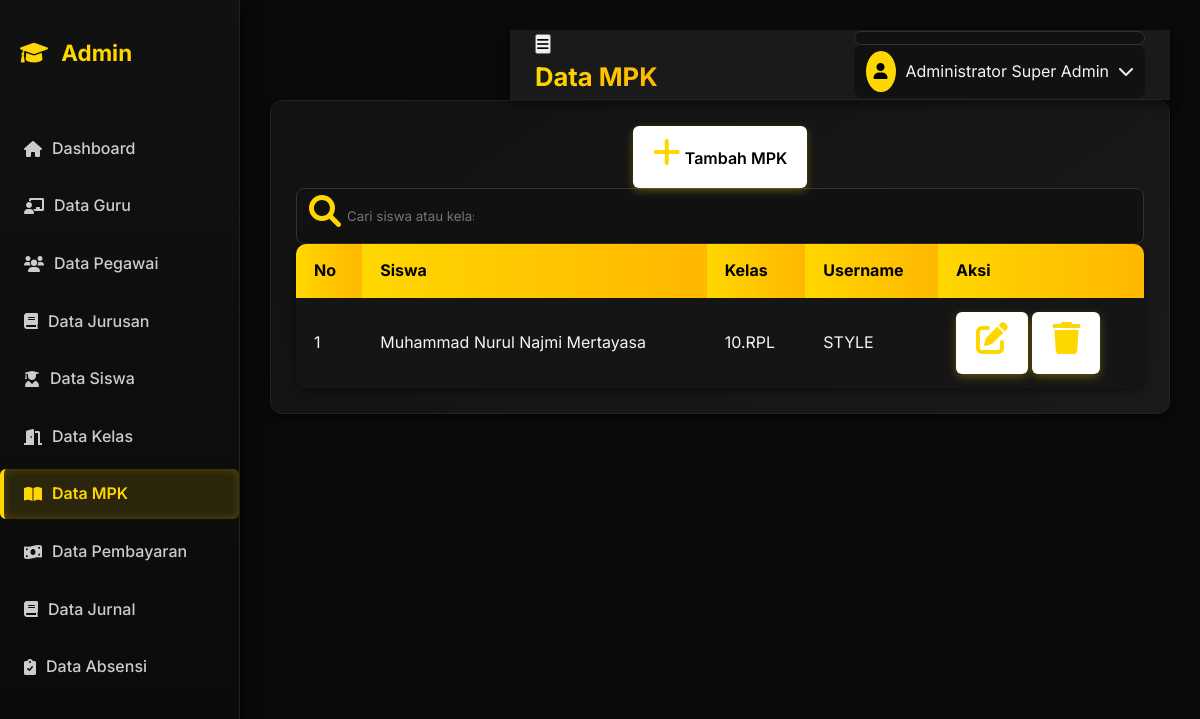
The app's page /Admin/index.php?page=mpk with its own data.
### tables this page shows
CREATE TABLE `mpk` (
  `id_mpk` int NOT NULL,
  `id_siswa` int NOT NULL,
  `id_kelas` int NOT NULL,
  `username` varchar(20) NOT NULL,
  `password` varchar(255) NOT NULL
);

CREATE TABLE `siswa` (
  `id_siswa` int NOT NULL,
  `nama_siswa` varchar(100) NOT NULL,
  `no_absen` int NOT NULL,
  `tgl_lahir` date NOT NULL,
  `alamat` text NOT NULL,
  `telepon` varchar(15) NOT NULL,
  `nis` int NOT NULL,
  `id_kelas` int NOT NULL
);

CREATE TABLE `kelas` (
  `id_kelas` int NOT NULL,
  `nama_kelas` varchar(100) NOT NULL,
  `id_guru` int NOT NULL,
  `id_jurusan` int NOT NULL
);

### Admin/mpk.php (the view, shortened to what this page needs)
<?php
include "koneksi.php";
$cari = "";
if (isset($_GET['cari']) && $_GET['cari'] != "") {
    $cari = $_GET['cari'];
    $query = "
        SELECT mpk.*, siswa.nama_siswa, kelas.nama_kelas
        FROM mpk
        JOIN siswa ON mpk.id_siswa = siswa.id_siswa
        JOIN kelas ON mpk.id_kelas = kelas.id_kelas
        WHERE siswa.nama_siswa LIKE '%$cari%'
           OR kelas.nama_kelas LIKE '%$cari%'
        ORDER BY id_mpk DESC
    ";
} else {
    $query = "
        SELECT mpk.*, siswa.nama_siswa, kelas.nama_kelas
        FROM mpk
        JOIN siswa ON mpk.id_siswa = siswa.id_siswa
        JOIN kelas ON mpk.id_kelas = kelas.id_kelas
        ORDER BY id_mpk DESC
    ";
}
$result = mysqli_query($koneksi, $query);
?>
<div class="card">
    <div class="card-header">
        <div class="page-actions">
            <a href="mpk_tambah.php" class="btn">
                <i class="fas fa-plus"></i> Tambah MPK
            </a>
            <form method="get" action="">
                <div class="search-box">
                    <i class="fas fa-search"></i>
                    <input type="search" name="cari" placeholder="Cari siswa atau kelas..." value="<?= htmlspecialchars($cari) ?>">
                </div>
            </form>
        </div>
    </div>
    <div class="card-body">
        <div class="table-container">
            <table class="table">
                <thead>
                    <tr>
                        <th>No</th>
                        <th>Siswa</th>
                        <th>Kelas</th>
                        <th>Username</th>
                        <th>Aksi</th>
                    </tr>
                </thead>
                <tbody>
                <?php
                $no = 1;
                if (mysqli_num_rows($result) > 0) {
                    while ($row = mysqli_fetch_assoc($result)) { ?>
                        <tr>
                            <td><?= $no++ ?></td>
                            <td><?= htmlspecialchars($row['nama_siswa']) ?></td>
                            <td><?= htmlspecialchars($row['nama_kelas']) ?></td>
                            <td><?= htmlspecialchars($row['username']) ?></td>
                            <td>
                                <a href="mpk_edit.php?id=<?= $row['id_mpk'] ?>" class="btn btn-sm btn-warning">
                                    <i class="fas fa-edit"></i>
                                </a>
                                <a href="mpk_hapus.php?id=<?= $row['id_mpk'] ?>"
                                   class="btn btn-sm btn-danger"
                                   onclick="return confirm('Yakin ingin menghapus MPK ini?')">
                                   <i class="fas fa-trash"></i>
                                </a>
                            </td>
                        </tr>
                <?php }
                } else { ?>
                    <tr>
                        <td colspan="5" class="text-center text-muted">⚠️ Data tidak ditemukan</td>
                    </tr>
                <?php } ?>
                </tbody>
            </table>
        </div>
    </div>
</div>

### Admin/style.css (style rules this page uses)
* { margin: 0; padding: 0; box-sizing: border-box; font-family: 'Inter', sans-serif; }
html { scroll-behavior: smooth; }
body { background: #0a0a0a; color: #f5f5f5; line-height: 1.6; min-height: 100vh; overflow-x: hidden; }
a, button, .card, .sidebar, .header, .user-menu, .btn { transition: all 0.3s ease; }
.search-box { background: #111; padding: 6px 12px; border-radius: 8px; display: flex; align-items: center; border: 1px solid #333; transition: 0.3s; }
.search-box input { border: none; outline: none; background: transparent; color: #FFD700; margin-left: 6px; width: 140px; min-width: 80px; }
.card { background: linear-gradient(145deg, #111, #1a1a1a); border-radius: 12px; padding: 25px; border: 1px solid #222; text-align: center; box-shadow: 0 4px 10px rgba(0,0,0,0.5); transform: translateY(0); }
.card i { font-size: 2rem; color: #FFD700; margin-bottom: 10px; }
.table { width: 100%; border-collapse: collapse; overflow: hidden; border-radius: 10px; background: #111; box-shadow: 0 2px 10px rgba(0,0,0,0.5); }
.table th, .table td { padding: 14px 18px; text-align: left; }
.table th { background: linear-gradient(90deg, #FFD700, #ffb700); color: #000; font-weight: 700; }
.table tr:nth-child(odd) { background: #151515; }
.btn { display: inline-block; padding: 10px 20px; background: linear-gradient(90deg, #ffffff, #ffffff); color: #000; font-weight: 600; text-decoration: none; border-radius: 6px; box-shadow: 0 3px 8px rgba(255,215,0,0.3); }

### records on screen
mpk: id_siswa.nama_siswa "Muhammad Nurul Najmi Mertayasa", id_kelas.nama_kelas "10.RPL", username "STYLE"
